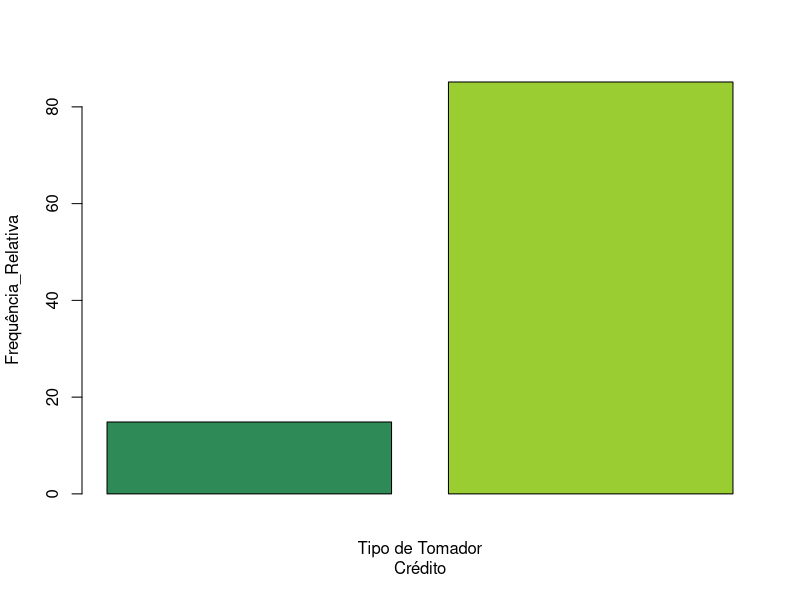
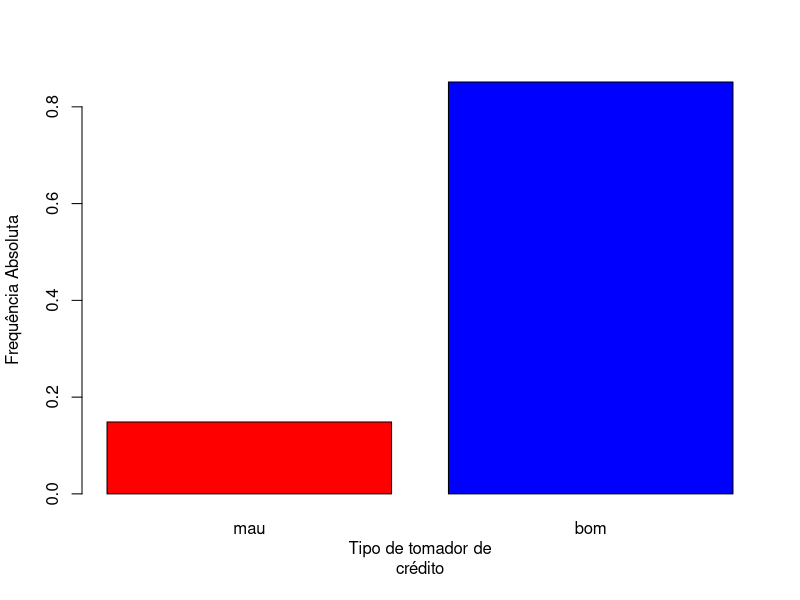
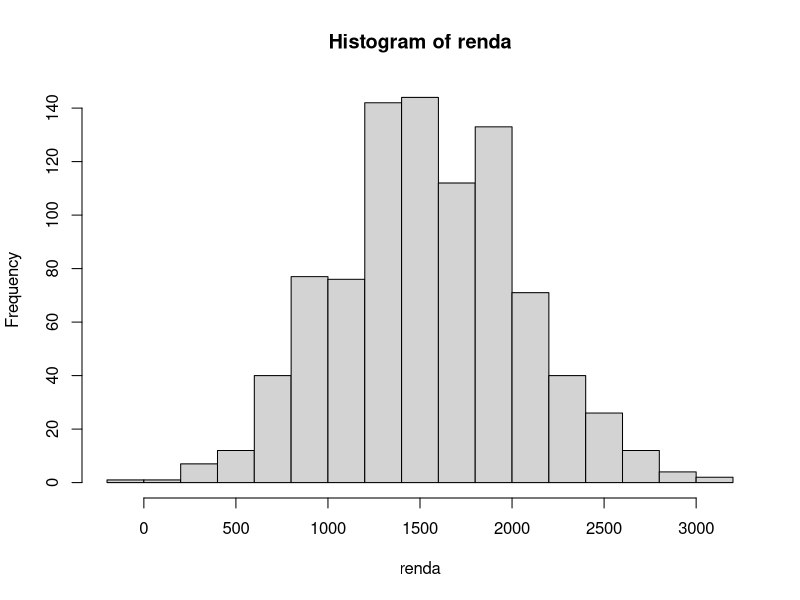
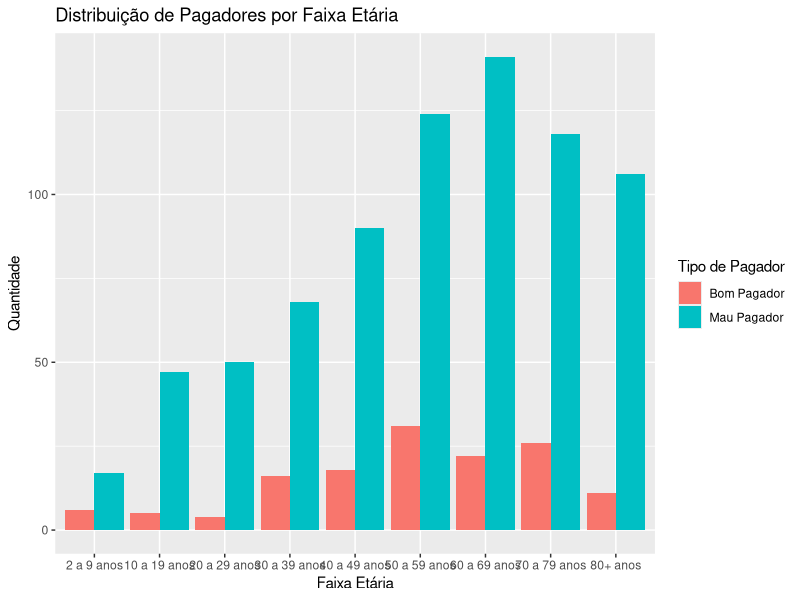
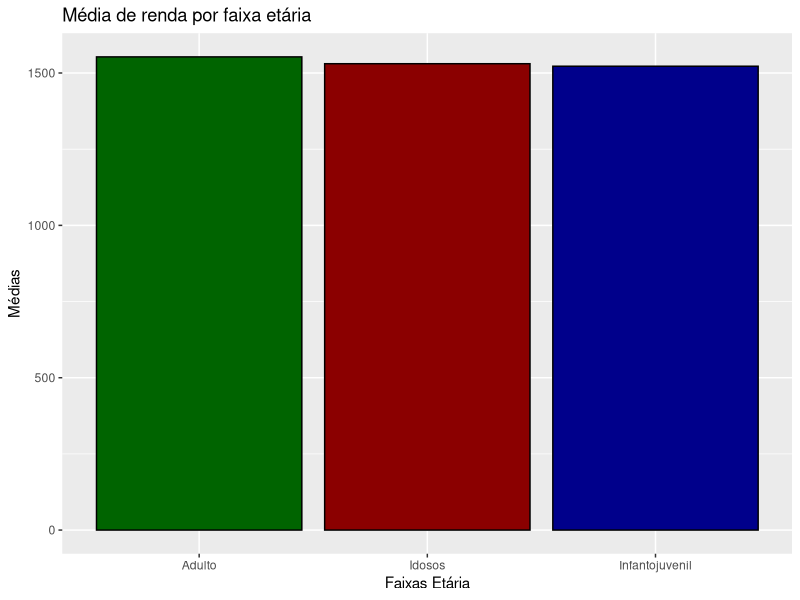

R code for these plots, in order:
# https://yampa.app/blog/empreendedorismo-no-pcd/
# https://agenciadenoticias.ibge.gov.br/agencia-noticias/2012-agencia-de-noticias/noticias/37317-pessoas-com-deficiencia-tem-menor-acesso-a-educacao-ao-trabalho-e-a-renda
# https://agenciagov.ebc.com.br/noticias/202403/levantamento-do-esocial-aponta-545-9-mil-trabalhadores-com-deficiencia-no-mercado-de-trabalho-no-brasil#:~:text=A%20média%20salarial%20de%20uma,de%20R%24%201.637%2C50.

# analise do default
pop_sol_cred<-10000
set.seed(999)
n<-6048
bom.n<-rbinom(n,1,.85)
bom.n
table(bom.n)
str(bom.n)
mean(bom.n)

class_pg <- factor(bom.n,
                   levels = c(0,1),
                   labels = c("mau","bom"),
                   ordered = TRUE 
)

str(class_pg)

class_pg

summary(class_pg)

table(class_pg)

data.default<-data.frame(class_pg)

data.default

tail(data.default)

head(data.default)

data.default<-data.frame(table(class_pg))
data.default

colnames(data.default)[2]<-"Freq_absoluta"
data.default

data.default<-data.frame(id=1:2,data.default)
data.default

Freq_relativa<-
  round(data.default$Freq_absoluta/sum(data.default$Freq_absoluta)*100,2)

data.default

data.default$id.1<-NULL
data.default

Freq_relativa

Freq_relativa<-data.frame(id=1:2,Freq_relativa)

Freq_relativa

table_padrão<-data.frame(merge(data.default,Freq_relativa))
table_padrão

barplot(table_padrão$Freq_relativa,xlab= "Tipo de Tomador
Crédito",ylab="Frequência_Relativa",col=c("seagreen", "yellowgreen"))

class_pg

prop.table(table(class_pg))

barplot(prop.table(table(class_pg)),xlab="Tipo de tomador de
crédito",ylab="Frequência Absoluta",col=c("red","blue"))

# Analise dos pcd
# correspondem a 9% da nossa população br
# 29% pcd trabalham
# 85,52% é mau pagador
# 63% é homem, 37% é mulher
# 47% tem mais de 60 anos 
pop_sol_cred<-10000
set.seed(999)
n <- pop_sol_cred * 0.09

proporcoes <- c(0.04, 0.05, 0.06, 0.08, 0.12, 0.17, 0.18, 0.16, 0.14)
grupos <- 1:9
idade_grupo <- sample(grupos, size = 900, replace = TRUE, prob = proporcoes)

idade_grupo

idade_grupo <- factor(idade_grupo,   # transformando os numeros em labels
                levels = c(1:9),
                labels = c("2 a 9 anos",
                          "10 a 19 anos",
                          "20 a 29 anos",
                          "30 a 39 anos",
                          "40 a 49 anos",
                          "50 a 59 anos",
                          "60 a 69 anos",
                          "70 a 79 anos",
                          "80+ anos"))
table(idade_grupo)

renda <- rnorm(n, mean = 1524.63, sd = 500)
hist(renda)

trabalho <- rbinom(n,1,.29) # 0 eh empregado e 1 eh desempregado 

trabalho <- factor(trabalho,
                levels = c(0:1),
                labels = c("Empregado",
                          "Desempregado")) 

pagador <- rbinom(n,1,.85) # 0 eh mau e 1 eh bom

pagador <- factor(pagador,
                levels = c(0:1),
                labels = c("Bom Pagador",
                          "Mau Pagador")) 

genero <- rbinom(n,1,.63) # 0 eh homem e 1 eh mulher

genero <- factor(genero,
                levels = c(0:1),
                labels = c("Masculino",
                          "Feminino")) 

library(ggplot2)

comp_idade_pagador <- data.frame(idade_grupo, pagador) 
table(comp_idade_pagador)

library(dplyr)

df_resumo <- comp_idade_pagador %>%
  group_by(idade_grupo, pagador) %>%
  summarise(Quantidade = n(), .groups = "drop")
df_resumo

ggplot(df_resumo, aes(x = idade_grupo, y = Quantidade, fill = pagador)) +
  geom_bar(stat = "identity", position = "dodge") +
  labs(title = "Distribuição de Pagadores por Faixa Etária",
       x = "Faixa Etária",
       y = "Quantidade",
       fill = "Tipo de Pagador")

df <- data.frame(IdadeGrupo = idade_grupo, Trabalho = trabalho, Pagador = pagador, Genêro = genero, Renda = renda)
df
mediaInfantoJuvenil <- mean(c(mean(df$Renda[df$IdadeGrupo == "2 a 9 anos"]), mean(df$Renda[df$IdadeGrupo == "10 a 19 anos"])))
mediaInfantoJuvenil

mediaAdulto <- mean(c(mean(df$Renda[df$IdadeGrupo == "20 a 29 anos"]), mean(df$Renda[df$IdadeGrupo == "30 a 39 anos"]), mean(df$Renda[df$IdadeGrupo == "40 a 49 anos"]), mean(df$Renda[df$IdadeGrupo == "50 a 59 anos"])))
mediaAdulto

mediaIdosos <- mean(c(mean(df$Renda[df$IdadeGrupo == "60 a 69 anos"]), mean(df$Renda[df$IdadeGrupo == "70 a 79 anos"]), mean(df$Renda[df$IdadeGrupo == "80+ anos"])))
mediaIdosos

medias <- data.frame(FaixaEtária = c("Infantojuvenil", "Adulto", "Idosos"), Médias = c(mediaInfantoJuvenil, mediaAdulto, mediaIdosos))

ggplot(medias, aes(x = FaixaEtária, y = Médias)) +
  geom_bar(stat = "identity", color = "black", fill = c("blue4", "darkgreen", "red4")) +
  labs(title = "Média de renda por faixa etária", x = "Faixas Etária", y = "Médias")
